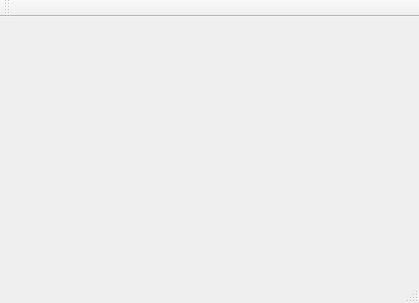
<?xml version="1.0" encoding="UTF-8"?>
<ui version="4.0">
 <class>ControlWindow</class>
 <widget class="QMainWindow" name="ControlWindow">
  <property name="geometry">
   <rect>
    <x>0</x>
    <y>0</y>
    <width>419</width>
    <height>303</height>
   </rect>
  </property>
  <property name="windowTitle">
   <string>ControlWindow</string>
  </property>
  <widget class="QWidget" name="centralWidget"/>
  <widget class="QMenuBar" name="menuBar">
   <property name="geometry">
    <rect>
     <x>0</x>
     <y>0</y>
     <width>419</width>
     <height>19</height>
    </rect>
   </property>
  </widget>
  <widget class="QToolBar" name="mainToolBar">
   <attribute name="toolBarArea">
    <enum>TopToolBarArea</enum>
   </attribute>
   <attribute name="toolBarBreak">
    <bool>false</bool>
   </attribute>
  </widget>
  <widget class="QStatusBar" name="statusBar"/>
 </widget>
 <layoutdefault spacing="6" margin="11"/>
 <resources/>
 <connections/>
</ui>
